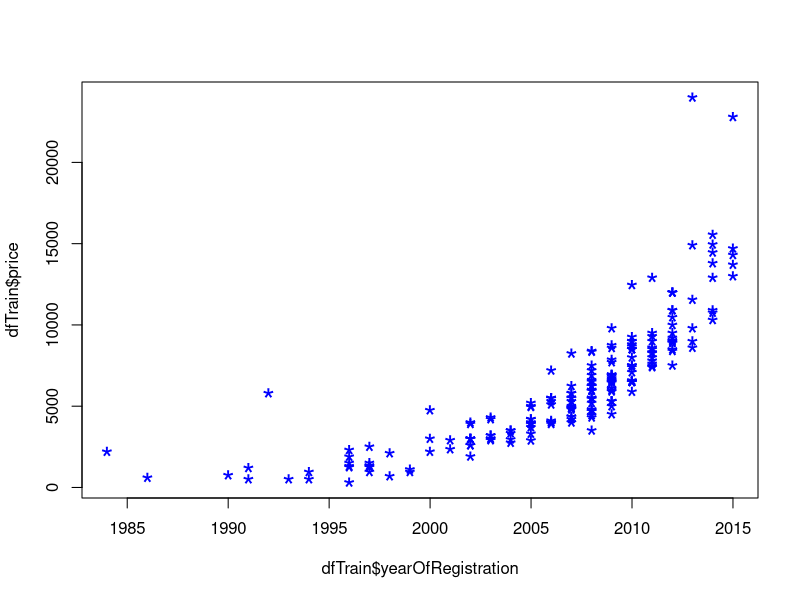
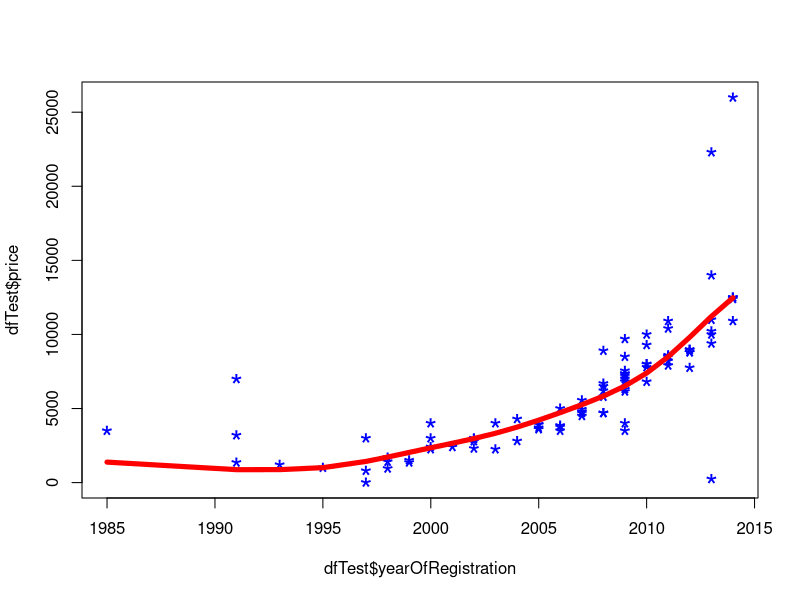

Here is the R script that generated these plots, in order:
#Load package.
library(e1071)

#Import dataset and split into test and train sets. Please change your path to the source file below. :)
setwd("C:\\Users\\mdw.ACL\\OneDrive - Adatis\\Conferences\\SQL Plovdiv\\The Maths Behind Machine Learning")
dfCar <- read.csv("autosSubset.csv")
dfCar <- dfCar[(!dfCar$price>200000) & (!dfCar$yearOfRegistration<1980) & (!dfCar$yearOfRegistration>2018),]
iNoRow <- nrow(dfCar)
set.seed(10)
iTrainIndex <- sample(1:iNoRow, size = round(0.7*iNoRow), replace = FALSE)
dfTrain <- dfCar[iTrainIndex,]
dfTest <- dfCar[-iTrainIndex,]

#Enter details for my car!
dfTest <- rbind(dfTest,data.frame(seller="privat",offerType="Angebot",price=0,abtest="control",vehicleType="kleinwagen",yearOfRegistration=1997,gearbox="manuell",powerPS=29,model="polo",kilometer=90000,monthOfRegistration=8,fuelType="benzin",brand="volkswagen",notRepairedDamage="nein"))

#Scatter Plot.
plot(dfTrain$yearOfRegistration, dfTrain$price, col="blue", pch="*", cex=2)

#Build support vector machine regression model.
modelSVR <- svm(price ~ yearOfRegistration, dfTrain)

#Predict using support vector machine regression.
dfTest$predPrice <- predict(modelSVR, dfTest)

#Order dataset and plot car price against year of registration. If you view dfTest now, the row with a price of 0, 
#is my car. If you look at predPrice you can see how much it predicted my car to be worth. I forgot and left this 
#out of the session!
dfTest <- dfTest[order(dfTest$yearOfRegistration), ]
plot(dfTest$yearOfRegistration, dfTest$price, col="blue", pch="*", cex=2)

#Plot the predicted prices.
points(dfTest$yearOfRegistration, dfTest$predPrice, col = "red", type="l", lwd=5)